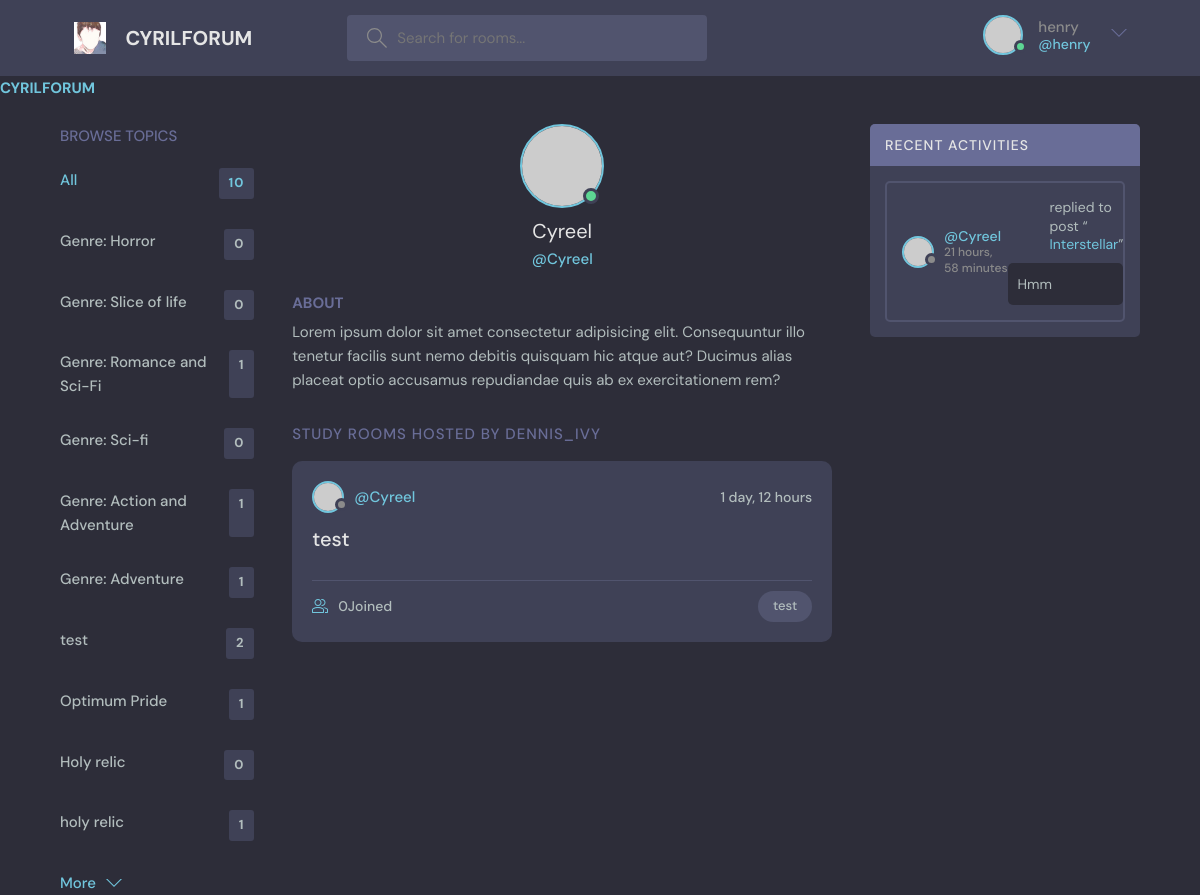
The page /profile/2/ (signed in) on the database its author committed.
### myapp/models.py (models this page shows, shortened)
class Topic(models.Model):
    name = models.CharField(max_length=200)

class Room(models.Model):
    host = models.ForeignKey(User, on_delete=models.SET_NULL, null=True)
    topic = models.ForeignKey(Topic, on_delete=models.SET_NULL, null=True)
    name = models.CharField(max_length=200)
    description = models.TextField(null=True, blank=True)
    participants = models.ManyToManyField(User, related_name='participants', blank=True)
    updated = models.DateTimeField(auto_now=True)
    created = models.DateTimeField(auto_now_add=True)
    class Meta:
        ordering = ['-updated', '-created']
    def __str__(self):
        return self.name

class Message(models.Model):
       user = models.ForeignKey(User, on_delete=models.CASCADE)
       room = models.ForeignKey(Room, on_delete=models.CASCADE)
       body = models.TextField()
       updated = models.DateTimeField(auto_now=True)
       created = models.DateTimeField(auto_now_add=True)
       class Meta:
            ordering = ['-updated', '-created']

### myapp/views.py (the view)
# urls.py: path('profile/<str:pk>/', views.userProfile, name="user-profile"),
def userProfile(request, pk):
    user = User.objects.get(id=pk)
    rooms = user.room_set.all()
    room_messages = user.message_set.all()
    topics = Topic.objects.all()
    context = {'user': user, 'rooms': rooms, 'room_messages': room_messages, 'topics': topics}
    return render(request, 'myapp/profile.html', context)

### myapp/templates/myapp/profile.html (shortened to what this page needs)
{% extends 'main.html' %}
{% block content %}
  <main class="profile-page layout layout--3">
    <div class="container">
      {% include 'myapp/topics_component.html' %}
      <div class="roomList">
        <div class="profile">
          <div class="profile__avatar">
            <div class="avatar avatar--large active">
              <img src="https://randomuser.me/api/portraits/men/11.jpg" />
            </div>
          </div>
          <div class="profile__info">
            <h3>{{user.username}}</h3>
            <p>@{{user.username}}</p>
          </div>
          <div class="profile__about">
            <h3>About</h3>
            <p>
              Lorem ipsum dolor sit amet consectetur adipisicing elit. Consequuntur illo tenetur
              facilis sunt nemo debitis quisquam hic atque aut? Ducimus alias placeat optio
              accusamus repudiandae quis ab ex exercitationem rem?
            </p>
          </div>
        </div>
        <div class="roomList__header">
          <div>
            <h2>Study Rooms Hosted by dennis_ivy</a>
            </h2>
          </div>
        </div>
        {% include 'myapp/feed_component.html' %}
      </div>
       {% include 'myapp/activity_component.html' %}
    </div>
  </main>
{% endblock content %}

### templates/navbar.html (shortened to what this page needs)
{% load static %}
<header class="header header--loggedIn">
    <div class="container">
        <a href="{% url 'home' %}" class="header__logo">
          <img src="{% static 'images/cy.jpg'%}" />
          <h1>CYRILFORUM</h1>
        </a>
        <form class="header__search" method="GET" action="{% url 'home' %}" >
          <label>
            <input name="q" placeholder="Search for rooms..." />
          </label>
        </form>
        <nav class="header__menu">
          {% if request.user.is_authenticated %}
          <div class="header__user">
            <a href="{% url 'update-user'%}">
              <div class="avatar avatar--medium active">
                <img src="https://randomuser.me/api/portraits/men/37.jpg" />
              </div>
              <p>{{request.user.username}} <span>@{{request.user.username}}</span></p>
            </a>
            <button class="dropdown-button">
              <svg version="1.1" xmlns="http://www.w3.org/2000/svg" width="32" height="32" viewBox="0 0 32 32">
                <title>chevron-down</title>
                <path d="M16 21l-13-13h-3l16 16 16-16h-3l-13 13z"></path>
              </svg>
            </button>
          </div>
           {% else %}
           <a href="{% url 'login' %}">
            <img src="{% static 'images/avatar.svg'%}" />
            <p>Login</p>
          </a>
           {% endif %}
        </nav>
      </div>
    </header>
<a href="/">
<h1>CYRILFORUM</h1>
</a>

### myapp/templates/myapp/topics_component.html
<div class="topics">
          <div class="topics__header">
            <h2>Browse Topics</h2>
          </div>
          <ul class="topics__list">
            <li>
              <a href="{% url 'home' %}" class="active">All <span>{{topics.count}}</span></a>
            </li>
            {% for topic in topics %}
            <li>
              <a href="{% url 'home' %}?q={{topic.name}}">{{topic.name}} <span>{{topic.room_set.all.count}}</span></a>
            </li>
            {% endfor %}
          </ul>
          <a class="btn btn--link" href="topics.html">
            More
            <svg version="1.1" xmlns="http://www.w3.org/2000/svg" width="32" height="32" viewBox="0 0 32 32">
              <title>chevron-down</title>
              <path d="M16 21l-13-13h-3l16 16 16-16h-3l-13 13z"></path>
            </svg>
          </a>
        </div>

### myapp/templates/myapp/feed_component.html (shortened to what this page needs)
  {% for room in rooms %}
 <div class="roomListRoom">
            <div class="roomListRoom__header">
              <a href="{% url 'user-profile' room.host.id %}" class="roomListRoom__author">
                <div class="avatar avatar--small">
                  <img src="https://randomuser.me/api/portraits/women/11.jpg" />
                </div>
                <span>@{{room.host.username}}</span>
              </a>
              <div class="roomListRoom__actions">
                <span>{{room.created|timesince}}</span>
              </div>
            </div>
            <div class="roomListRoom__content">
              <a href="{% url 'room' room.id %}">{{room.name}}</a>
            </div>
            <div class="roomListRoom__meta">
              <a href="{% url 'room' room.id %}" class="roomListRoom__joined">
                {{room.participants.all.count}}Joined
              </a>
              <p class="roomListRoom__topic">{{room.topic.name}}</p>
            </div>
          </div>
 {% endfor %}

### myapp/templates/myapp/activity_component.html (shortened to what this page needs)
 <div class="activities">
          <div class="activities__header">
            <h2>Recent Activities</h2>
          </div>
              {% for message in room_messages %}
          <div class="activities__box">
            <div class="activities__boxHeader roomListRoom__header">
              <a href="{% url 'user-profile' message.user.id %}" class="roomListRoom__author">
                <div class="avatar avatar--small">
                  <img src="https://randomuser.me/api/portraits/women/11.jpg" />
                </div>
                <p>
                  @{{message.user}}
                  <span>{{message.created|timesince}}</span>
                </p>
              </a>
            <div class="activities__boxContent">
              <p>replied to post “<a href={% url 'room' message.room.id %}">{{message.room}}</a>”</p>
              <div class="activities__boxRoomContent">
                {{message.body}}
              </div>
            </div>
          </div>
          {% endfor %}
        </div>

### rows shown on the page
Topic: name "Genre: Horror", room_set.all.count "0"
Topic: name "Genre: Slice of life", room_set.all.count "0"
Topic: name "Genre: Romance and Sci-Fi", room_set.all.count "1"
Topic: name "Genre: Sci-fi", room_set.all.count "0"
Topic: name "Genre: Action and Adventure", room_set.all.count "1"
Topic: name "Genre: Adventure", room_set.all.count "1"
Topic: name "test", room_set.all.count "2"
Topic: name "Optimum Pride", room_set.all.count "1"
Topic: name "Holy relic", room_set.all.count "0"
Topic: name "holy relic", room_set.all.count "1"
Room: host.username "Cyreel", created "1 day, 12 hours", name "test", participants.all.count "0", topic.name "test"
Message: user "Cyreel", created "21 hours, 58 minutes", room "Interstellar", body "Hmm"

### other values the page prints
{{ request.user.username }} "henry"
{{ topics.count }} "10"
{{ user.username }} "Cyreel"
